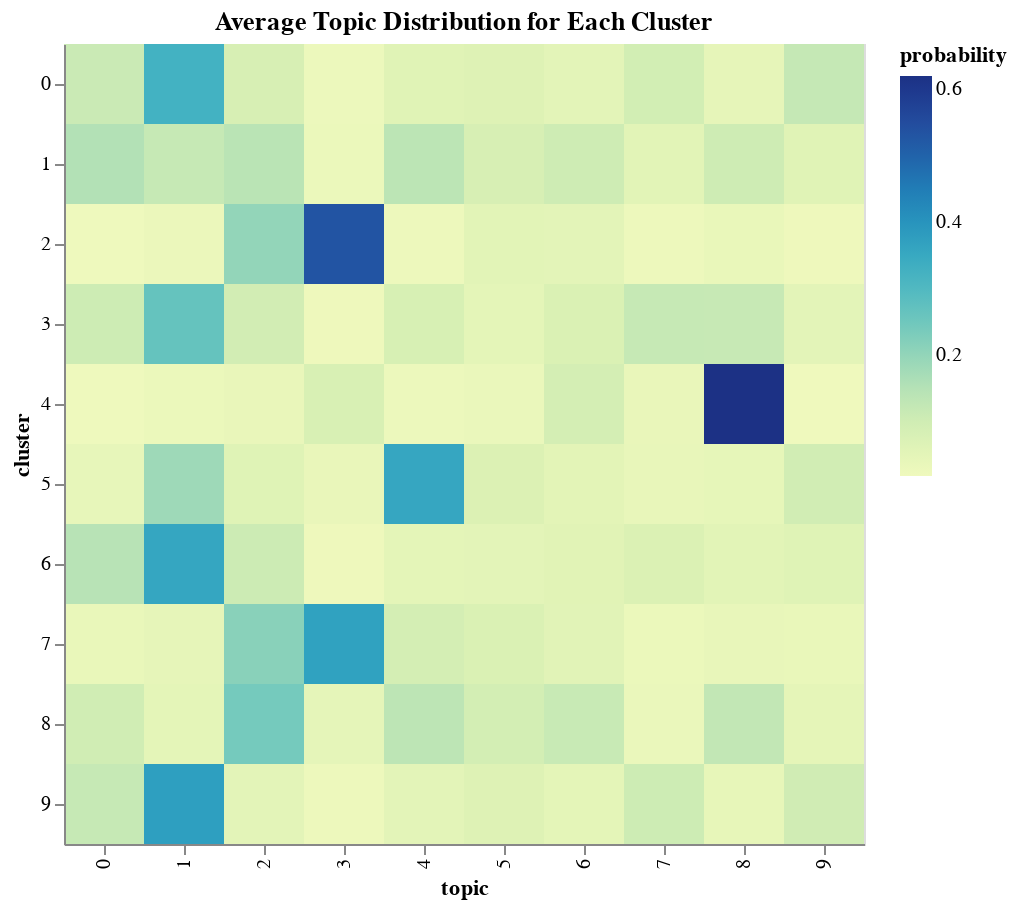

Notebook code for this chart:
### Code cell
# Reshape the dataframe to have a row for each cluster and topic
cluster_topics_heatmap_df = cluster_topics_df.avg_topic_distribution.apply(pd.Series).reset_index().rename(columns={'index': 'cluster'}).melt(id_vars='cluster', var_name='topic', value_name='probability')

heatmap = alt.Chart(cluster_topics_heatmap_df).mark_rect().encode(
    x='topic:O',
    y='cluster:O',
    color='probability:Q'
).properties(
    title='Average Topic Distribution for Each Cluster',
    width=400,
    height=400
)

heatmap

### Figure 1 — Vega specification as saved in the notebook (floating-point values rounded to 4 significant figures)
{"$schema": "https://vega.github.io/schema/vega/v5.json", "data": [{"name": "source_0", "values": [{"cluster": 0, "probability": 0.1119, "topic": 0}, {"cluster": 1, "probability": 0.153, "topic": 0}, {"cluster": 2, "probability": 0.02142, "topic": 0}, {"cluster": 3, "probability": 0.1059, "topic": 0}, {"cluster": 4, "probability": 0.01988, "topic": 0}, {"cluster": 5, "probability": 0.04133, "topic": 0}, {"cluster": 6, "probability": 0.1462, "topic": 0}, {"cluster": 7, "probability": 0.03584, "topic": 0}, {"cluster": 8, "probability": 0.1001, "topic": 0}, {"cluster": 9, "probability": 0.1201, "topic": 0}, {"cluster": 0, "probability": 0.3244, "topic": 1}, {"cluster": 1, "probability": 0.1196, "topic": 1}, {"cluster": 2, "probability": 0.03118, "topic": 1}, {"cluster": 3, "probability": 0.2666, "topic": 1}, {"cluster": 4, "probability": 0.02874, "topic": 1}, {"cluster": 5, "probability": 0.1836, "topic": 1}, {"cluster": 6, "probability": 0.3576, "topic": 1}, {"cluster": 7, "probability": 0.04663, "topic": 1}, {"cluster": 8, "probability": 0.05111, "topic": 1}, {"cluster": 9, "probability": 0.3755, "topic": 1}, {"cluster": 0, "probability": 0.08707, "topic": 2}, {"cluster": 1, "probability": 0.1431, "topic": 2}, {"cluster": 2, "probability": 0.1997, "topic": 2}, {"cluster": 3, "probability": 0.09656, "topic": 2}, {"cluster": 4, "probability": 0.03712, "topic": 2}, {"cluster": 5, "probability": 0.06603, "topic": 2}, {"cluster": 6, "probability": 0.1083, "topic": 2}, {"cluster": 7, "probability": 0.2138, "topic": 2}, {"cluster": 8, "probability": 0.2419, "topic": 2}, {"cluster": 9, "probability": 0.05328, "topic": 2}, {"cluster": 0, "probability": 0.02778, "topic": 3}, {"cluster": 1, "probability": 0.02898, "topic": 3}, {"cluster": 2, "probability": 0.5318, "topic": 3}, {"cluster": 3, "probability": 0.0222, "topic": 3}, {"cluster": 4, "probability": 0.0845, "topic": 3}, {"cluster": 5, "probability": 0.03772, "topic": 3}, {"cluster": 6, "probability": 0.022, "topic": 3}, {"cluster": 7, "probability": 0.3689, "topic": 3}, {"cluster": 8, "probability": 0.04681, "topic": 3}, {"cluster": 9, "probability": 0.0255, "topic": 3}, {"cluster": 0, "probability": 0.06196, "topic": 4}, {"cluster": 1, "probability": 0.1395, "topic": 4}, {"cluster": 2, "probability": 0.02326, "topic": 4}, {"cluster": 3, "probability": 0.08562, "topic": 4}, {"cluster": 4, "probability": 0.02805, "topic": 4}, {"cluster": 5, "probability": 0.3565, "topic": 4}, {"cluster": 6, "probability": 0.05053, "topic": 4}, {"cluster": 7, "probability": 0.09169, "topic": 4}, {"cluster": 8, "probability": 0.1386, "topic": 4}, {"cluster": 9, "probability": 0.05284, "topic": 4}, {"cluster": 0, "probability": 0.06959, "topic": 5}, {"cluster": 1, "probability": 0.0862, "topic": 5}, {"cluster": 2, "probability": 0.05642, "topic": 5}, {"cluster": 3, "probability": 0.05056, "topic": 5}, {"cluster": 4, "probability": 0.03304, "topic": 5}, {"cluster": 5, "probability": 0.07628, "topic": 5}, {"cluster": 6, "probability": 0.05316, "topic": 5}, {"cluster": 7, "probability": 0.08045, "topic": 5}, {"cluster": 8, "probability": 0.09458, "topic": 5}, {"cluster": 9, "probability": 0.07082, "topic": 5}, {"cluster": 0, "probability": 0.05432, "topic": 6}, {"cluster": 1, "probability": 0.1046, "topic": 6}, {"cluster": 2, "probability": 0.05291, "topic": 6}, {"cluster": 3, "probability": 0.08026, "topic": 6}, {"cluster": 4, "probability": 0.0929, "topic": 6}, {"cluster": 5, "probability": 0.05538, "topic": 6}, {"cluster": 6, "probability": 0.06177, "topic": 6}, {"cluster": 7, "probability": 0.06, "topic": 6}, {"cluster": 8, "probability": 0.116, "topic": 6}, {"cluster": 9, "probability": 0.05171, "topic": 6}, {"cluster": 0, "probability": 0.09585, "topic": 7}, {"cluster": 1, "probability": 0.05728, "topic": 7}, {"cluster": 2, "probability": 0.02535, "topic": 7}, {"cluster": 3, "probability": 0.1204, "topic": 7}, {"cluster": 4, "probability": 0.03727, "topic": 7}, {"cluster": 5, "probability": 0.04002, "topic": 7}, {"cluster": 6, "probability": 0.07735, "topic": 7}, {"cluster": 7, "probability": 0.02899, "topic": 7}, {"cluster": 8, "probability": 0.03265, "topic": 7}, {"cluster": 9, "probability": 0.1056, "topic": 7}, {"cluster": 0, "probability": 0.04532, "topic": 8}, {"cluster": 1, "probability": 0.1043, "topic": 8}, {"cluster": 2, "probability": 0.03577, "topic": 8}, {"cluster": 3, "probability": 0.1184, "topic": 8}, {"cluster": 4, "probability": 0.6203, "topic": 8}, {"cluster": 5, "probability": 0.04422, "topic": 8}, {"cluster": 6, "probability": 0.05738, "topic": 8}, {"cluster": 7, "probability": 0.0385, "topic": 8}, {"cluster": 8, "probability": 0.1288, "topic": 8}, {"cluster": 9, "probability": 0.04345, "topic": 8}, {"cluster": 0, "probability": 0.1218, "topic": 9}, {"cluster": 1, "probability": 0.06343, "topic": 9}, {"cluster": 2, "probability": 0.02216, "topic": 9}, {"cluster": 3, "probability": 0.05358, "topic": 9}, {"cluster": 4, "probability": 0.01821, "topic": 9}, {"cluster": 5, "probability": 0.09891, "topic": 9}, {"cluster": 6, "probability": 0.06568, "topic": 9}, {"cluster": 7, "probability": 0.03531, "topic": 9}, {"cluster": 8, "probability": 0.04948, "topic": 9}, {"cluster": 9, "probability": 0.1012, "topic": 9}]}, {"name": "source_0_x_domain_topic", "values": [{"topic": 0}, {"topic": 1}, {"topic": 2}, {"topic": 3}, {"topic": 4}, {"topic": 5}, {"topic": 6}, {"topic": 7}, {"topic": 8}, {"topic": 9}]}, {"name": "source_0_y_domain_cluster", "values": [{"cluster": 0}, {"cluster": 1}, {"cluster": 2}, {"cluster": 3}, {"cluster": 4}, {"cluster": 5}, {"cluster": 6}, {"cluster": 7}, {"cluster": 8}, {"cluster": 9}]}, {"name": "source_0_color_domain_probability", "values": [{"min": 0.01821, "max": 0.6203}]}], "marks": [{"type": "rect", "name": "marks", "from": {"data": "source_0"}, "encode": {"update": {"y": {"field": "cluster", "scale": "y"}, "height": {"signal": "max(0.25, bandwidth('y'))"}, "description": {"signal": "\"topic: \" + (isValid(datum[\"topic\"]) ? datum[\"topic\"] : \"\"+datum[\"topic\"]) + \"; cluster: \" + (isValid(datum[\"cluster\"]) ? datum[\"cluster\"] : \"\"+datum[\"cluster\"]) + \"; probability: \" + (format(datum[\"probability\"], \"\"))"}, "width": {"signal": "max(0.25, bandwidth('x'))"}, "x": {"field": "topic", "scale": "x"}, "fill": {"field": "probability", "scale": "color"}}}, "style": ["rect"]}], "scales": [{"name": "x", "type": "band", "domain": {"data": "source_0_x_domain_topic", "field": "topic", "sort": true}, "range": [0, {"signal": "width"}], "paddingInner": 0, "paddingOuter": 0}, {"name": "y", "type": "band", "domain": {"data": "source_0_y_domain_cluster", "field": "cluster", "sort": true}, "range": [0, {"signal": "height"}], "paddingOuter": 0, "paddingInner": 0}, {"name": "color", "type": "linear", "domain": [{"signal": "(data(\"source_0_color_domain_probability\")[0] || {}).min"}, {"signal": "(data(\"source_0_color_domain_probability\")[0] || {}).max"}], "range": "heatmap", "zero": false, "interpolate": "hcl"}], "axes": [{"scale": "x", "orient": "bottom", "labelAlign": "right", "title": "topic", "labelBaseline": "middle", "zindex": 1, "grid": false, "labelAngle": 270}, {"scale": "y", "orient": "left", "zindex": 1, "title": "cluster", "grid": false}], "title": {"text": "Average Topic Distribution for Each Cluster", "frame": "group"}, "width": 400, "height": 400, "style": "cell", "legends": [{"fill": "color", "gradientLength": {"signal": "clamp(height, 64, 200)"}, "title": "probability"}], "padding": 5, "background": "white"}
